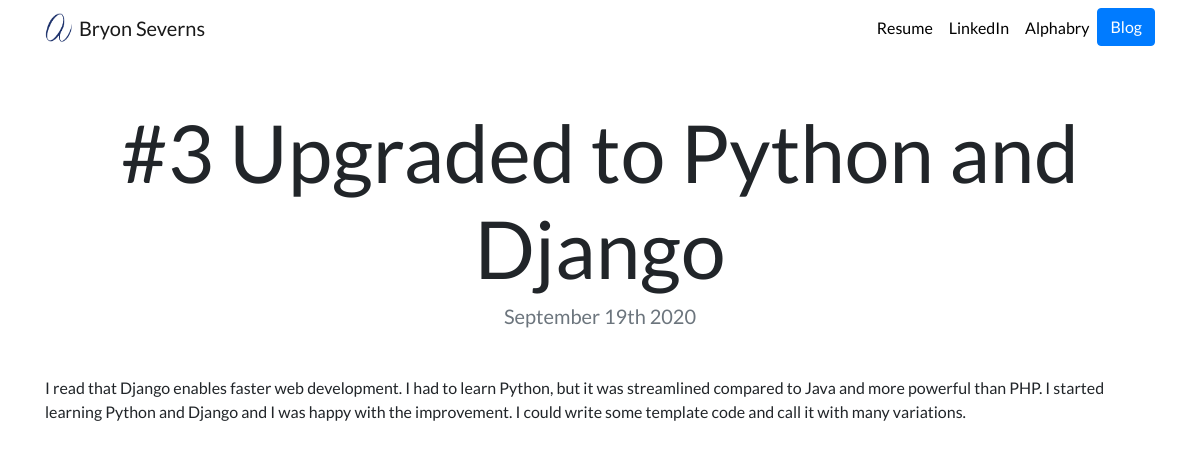
Page /blog/3/ on the committed database.
### blog/models.py (models this page shows, shortened)
class Blog(models.Model):
    title = models.CharField(max_length=200)
    description = models.TextField()
    date = models.DateField()

### blog/views.py (the view)
# urls.py: path('<int:blog_id>/', views.detail, name='detail'),
def detail(request, blog_id):
    blog = get_object_or_404(Blog, pk=blog_id)
    return render(request, 'blog/detail.html',{'blog':blog})

### blog/templates/blog/detail.html
{% extends 'portfolio/base.html' %}
{% block content %}
<h1 class="text-center mt-5" id="blogdetailtitle">{{ blog.title }}</h1>
<h5 class="text-center text-muted mb-5">{{ blog.date|date:'F jS Y' }}</h5>
{{ blog.description|safe}}
{% endblock %}

### portfolio/static/portfolio/custom.css (style rules this page uses)
body { font-family: 'Lato', sans-serif; }
@media (min-width: 992px) { #blogdetailtitle { font-size: 5rem; } }

### rows in the picture
Blog: title "#3 Upgraded to Python and Django", date "September 19th 2020", description "I read that Django enables faster web development. I had to learn Python, but it was streamlined compared to Java and more powerful than PHP. I started learning Python and Django and I was happy with the improvement. I could write some template code and call it with many variations."
